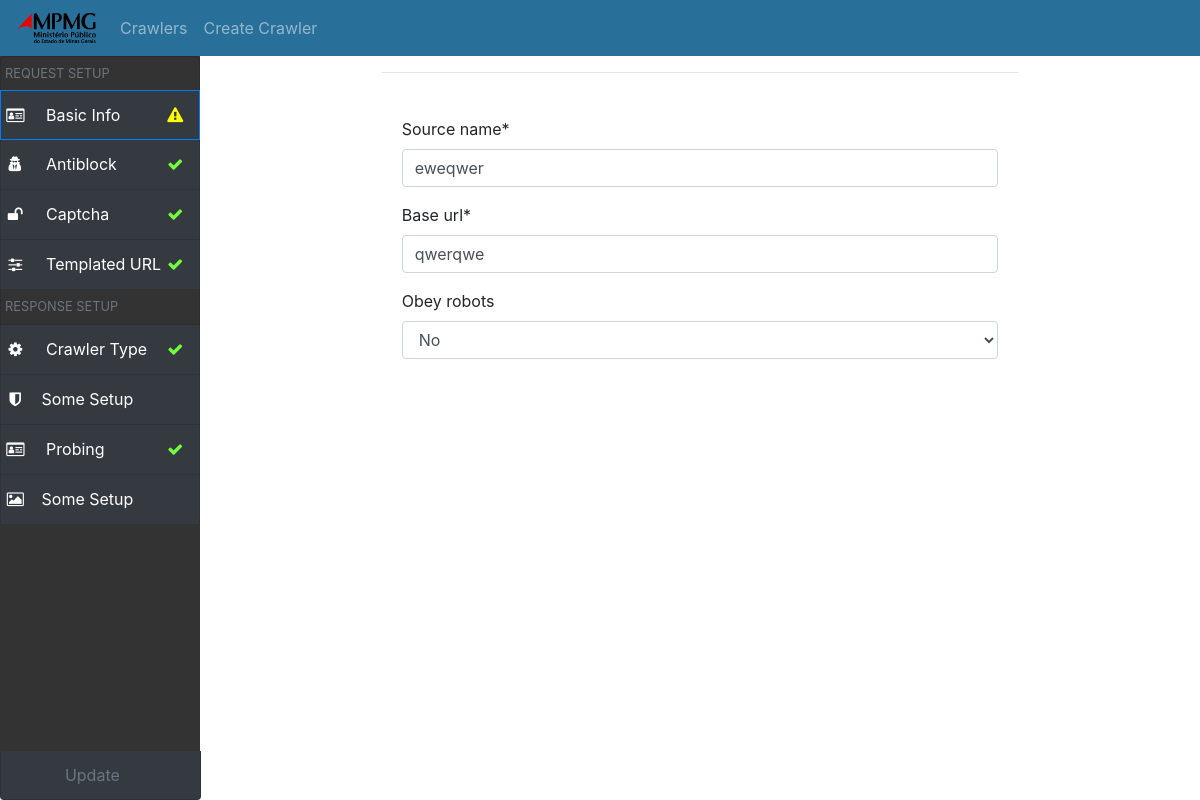
/edit/35/, run on the app's committed database.
### main/models.py (models this page shows, shortened)
class TimeStamped(models.Model):
    creation_date = models.DateTimeField()
    last_modified = models.DateTimeField()
    class Meta:
        abstract = True

class CrawlRequest(TimeStamped):
    running = models.BooleanField(default=False)
    source_name = models.CharField(max_length=200)
    base_url  = models.CharField(max_length=200)
    obey_robots = models.BooleanField(blank=True, null=True)
    antiblock_download_delay = models.IntegerField(blank=True, null=True)
    antiblock_autothrottle_enabled = models.BooleanField(blank=True, null=True)
    antiblock_autothrottle_start_delay = models.IntegerField(blank=True, null=True)
    antiblock_autothrottle_max_delay = models.IntegerField(blank=True, null=True)
    ANTIBLOCK_MASK_TYPE = [
        ('none', 'None'),
        ('ip', 'IP rotation'),
        ('user_agent', 'User-agent rotation'),
        ('cookies', 'Use cookies'),
    ]
    antiblock_mask_type = models.CharField(max_length=15, choices=ANTIBLOCK_MASK_TYPE, blank=True, null=True, default='none')
    IP_TYPE = [
        ('tor', 'Tor'),
        ('proxy', 'Proxy'),
    ]
    antiblock_ip_rotation_type = models.CharField(max_length=15, choices=IP_TYPE, null=True, blank=True)
    antiblock_proxy_list = models.CharField(max_length=2000, blank=True, null=True) # available for Proxy List
    antiblock_max_reqs_per_ip = models.IntegerField(blank=True, null=True)
    antiblock_max_reuse_rounds = models.IntegerField(blank=True, null=True)
    antiblock_reqs_per_user_agent = models.IntegerField(blank=True, null=True)
    antiblock_user_agents_file = models.CharField(max_length=2000, blank=True, null=True)
    antiblock_cookies_file = models.CharField(max_length=2000, blank=True, null=True)
    antiblock_persist_cookies = models.BooleanField(blank=True, null=True)
    CAPTCHA_TYPE = [
        ('none', 'None'),
        ('image', 'Image'),
        ('sound', 'Sound'),
    ]
    captcha = models.CharField(max_length=15, choices=CAPTCHA_TYPE, default='none')
    has_webdriver = models.BooleanField(blank=True, null=True)
    webdriver_path = models.CharField(max_length=1000, blank=True, null=True)
    img_xpath = models.CharField(max_length=100, blank=True, null=True)
    sound_xpath = models.CharField(max_length=100, blank=True, null=True)
    CRAWLER_TYPE = [
        ('static_page', 'Static Page'),
        ('form_page', 'Page with Form'),
        ('single_file', 'Single File'),
        ('bundle_file', 'Bundle File'),
    ]
    crawler_type = models.CharField(max_length=15, choices=CRAWLER_TYPE, default='static_page')
    explore_links = models.BooleanField(blank=True, null=True)
    link_extractor_max_depht = models.IntegerField(blank=True, null=True)
    link_extractor_allow = models.CharField(max_length=1000, blank=True, null=True)
    link_extractor_allow_extensions = models.CharField(blank=True, null=True, max_length=2000)
    TEMPLATED_URL_TYPE = [
        ('none', 'None'),
        ('get', 'GET'),
        ('post', 'POST'),
    ]
    templated_url_type = models.CharField(max_length=15, choices=TEMPLATED_URL_TYPE, default='none')
    formatable_url = models.CharField(max_length=200, blank=True, null=True)
    param = models.CharField(max_length=200, blank=True, null=True)
    post_dictionary = models.CharField(max_length=1000, blank=True, null=True)
    http_status_response = models.CharField(max_length=15, blank=True, null=True)
    invert_http_status = models.BooleanField(blank=True, null=True)
    text_match_response = models.CharField(max_length=2000, blank=True, null=True)
    invert_text_match = models.BooleanField(blank=True, null=True)

### main/views.py (the view)
# urls.py: path("edit/<int:id>/", views.edit_crawler, name="edit_crawler"),
def edit_crawler(request, id):
    crawler = get_object_or_404(CrawlRequest, pk=id)
    form = CrawlRequestForm(request.POST or None, instance=crawler)
    if(request.method == 'POST'):
        if(form.is_valid()):
            form.save()
            return HttpResponseRedirect('http://localhost:8000/crawlers/')
    else:
        return render(request, 'main/create_crawler.html', {'form': form, 'crawler' : crawler})

### main/templates/main/create_crawler.html (shortened to what this page needs)
{% extends 'main/base.html' %}
{% load static %}
{% load crispy_forms_tags %}
{% block content %}
<form id="myForm" method="POST" action="" class="form-group">{% csrf_token %}
<div class="row" id="body-row">
    <div id="sidebar-container" class="sidebar-expanded d-none d-md-block col-2">
        <ul class="list-group list-group-mine sticky-top sticky-offset">
            <li class="sidebar list-group-item sidebar-separator-title text-muted d-flex align-items-center menu-collapsed">
                <small>REQUEST SETUP</small>
            </li>
            <a onClick="showBlock(this.id);" href="#" class="active button-block bg-dark list-group-item list-group-item-action" id="basic-info-item">
                <div class="d-flex w-100 justify-content-start align-items-center">
                    <div class="col-md-10 sidemenu-items">
                        <span class="fa fa-id-card-o fa-fw mr-3"></span>
                        <span class="menu-collapsed">Basic Info</span>
                    </div>
                    <div class="col-md-2">
                        <span id="basic-info-valid-icon" class="fa fa-warning fa-fw mr-3 basic-info-valid-icon valid-icon"></span>
                    </div>
                </div>
            </a>
            <a onClick="showBlock(this.id);" href="#" class="button-block bg-dark list-group-item list-group-item-action" id="antiblock-item">
                <div class="d-flex w-100 justify-content-start align-items-center">
                    <div class="col-md-10 sidemenu-items">
                        <span class="fa fa-user-secret fa-fw mr-3"></span>
                        <span class="menu-collapsed">Antiblock</span>
                    </div>
                    <div class="col-md-2">
                        <span id="antiblock-valid-icon" class="fa fa-check fa-fw mr-3 antiblock-valid-icon valid-icon"></span>
                    </div>
                </div>
            </a>
            <a onClick="showBlock(this.id);" href="#" class="disabled button-block bg-dark list-group-item list-group-item-action" id="captcha-item">
                <div class="d-flex w-100 justify-content-start align-items-center">
                    <div class="col-md-10 sidemenu-items">
                        <span class="fa fa-unlock fa-fw mr-3"></span>
                        <span class="menu-collapsed">Captcha</span>
                    </div>
                    <div class="col-md-2">
                        <span id="captcha-valid-icon" class="fa fa-check fa-fw mr-3 captcha-valid-icon valid-icon"></span>
                    </div>
                </div>
            </a>
            <a onClick="showBlock(this.id)" href="#" class="disabled button-block bg-dark list-group-item list-group-item-action" id="templated-url-item">
                <div class="d-flex w-100 justify-content-start align-items-center">
                    <div class="col-md-10 sidemenu-items">
                        <span class="fa fa-sliders fa-fw mr-3"></span>
                        <span class="menu-collapsed">Templated URL</span>
                    </div>
                    <div class="col-md-2">
                        <span id="templated-url-valid-icon" class="fa fa-check fa-fw mr-3 templated-url-valid-icon valid-icon"></span>
                    </div>
                </div>
            </a>
            <li class="list-group-item sidebar-separator-title text-muted d-flex align-items-center menu-collapsed">
                <small>RESPONSE SETUP</small>
            </li>
            <a onClick="showBlock(this.id)" href="#" class="button-block bg-dark list-group-item list-group-item-action" id="crawler-type-item">
                <div class="d-flex w-100 justify-content-start align-items-center">
                    <div class="col-md-10 sidemenu-items">
                        <span class="fa fa-gear fa-fw mr-3"></span>
                        <span class="menu-collapsed">Crawler Type</span>
                    </div>
                    <div class="col-md-2">
                        <span id="crawler-type-valid-icon" class="fa fa-check fa-fw mr-3 crawler-type-valid-icon valid-icon"></span>
                    </div>
                </div>
            </a>
            <a href="#" class="disabled bg-dark list-group-item list-group-item-action">
                <div class="d-flex w-100 justify-content-start align-items-center">
                    <span class="fa fa-shield fa-fw mr-3"></span>
                    <span class="menu-collapsed">Some Setup</span>
                </div>
            </a>
            <a onClick="showBlock(this.id);" href="#" class="disabled button-block bg-dark list-group-item list-group-item-action" id="probing-item">
                <div class="d-flex w-100 justify-content-start align-items-center">
                    <div class="col-md-10 sidemenu-items">
                        <span class="fa fa-id-card-o fa-fw mr-3"></span>
                        <span class="menu-collapsed">Probing</span>
                    </div>
                    <div class="col-md-2">
                        <span id="probing-valid-icon" class="fa fa-check fa-fw mr-3 probing-valid-icon valid-icon"></span>
                    </div>
                </div>
            </a>
            <a href="#" class="disabled bg-dark list-group-item list-group-item-action">
                <div class="d-flex w-100 justify-content-start align-items-center">
                    <span class="fa fa-image fa-fw mr-3"></span>
                    <span class="menu-collapsed">Some Setup</span>
                </div>
            </a>
            {% if crawler %}
                <button id="createButton" type="submit" class="bg-dark list-group-item list-group-item-invalid list-group-item-action" style="text-align: center; position: fixed; bottom: 0px; width: 16.725%;">
                    Update
                </button>
            {% else %}
                <button id="createButton" type="submit" class="bg-dark list-group-item list-group-item-invalid list-group-item-action" style="text-align: center; position: fixed; bottom: 0px; width: 16.725%;">
                    Create
                </button>
            {% endif %}
        </ul>
    </div>
    <div class="col py-3">
        <div class="row justify-content-center">
            <div class="col-8">
                <hr class="mt-0 mb-4">
                    <div id="basic-info-item-block" class="block">
                        <div class="row" style="padding:20px;">
                            <div class="col md-6">
                                {{ form.source_name | as_crispy_field}}
                                {{ form.base_url | as_crispy_field}}
                                {{ form.obey_robots | as_crispy_field}}
                            </div>
                        </div>
                    </div>
                </form>
{% endblock %}

### main/staticfiles/css/style.css (style rules this page uses)
body { padding-top: 56px; }
.sticky-offset { top: 56px; }
#body-row { margin-left:0; margin-right:0; }
#sidebar-container { min-height: 89vh; background-color: #333; padding: 0; }
.sidebar-expanded { width: 230px; }
#sidebar-container .list-group a { height: 50px; color: white; }
.sidebar-separator-title { background-color: #333; height: 35px; }
.list-group-item { background-color: #333 ; }
.sidemenu-items { padding-left: 0px !important; }
.fa-warning { color: yellow; }
.fa-check { color: #71ff3e; }
.list-group-mine .list-group-item-invalid { pointer-events: none; cursor: auto; color: #6c757d; }
.list-group-mine .list-group-item { background-color: #333; padding: 0.75rem 1.25rem 0.75rem 0.25rem; overflow: hidden; text-overflow: ellipsis; white-space: nowrap; }

### data on the page
CrawlRequest: source_name "eweqwer", base_url "qwerqwe", obey_robots "No"
